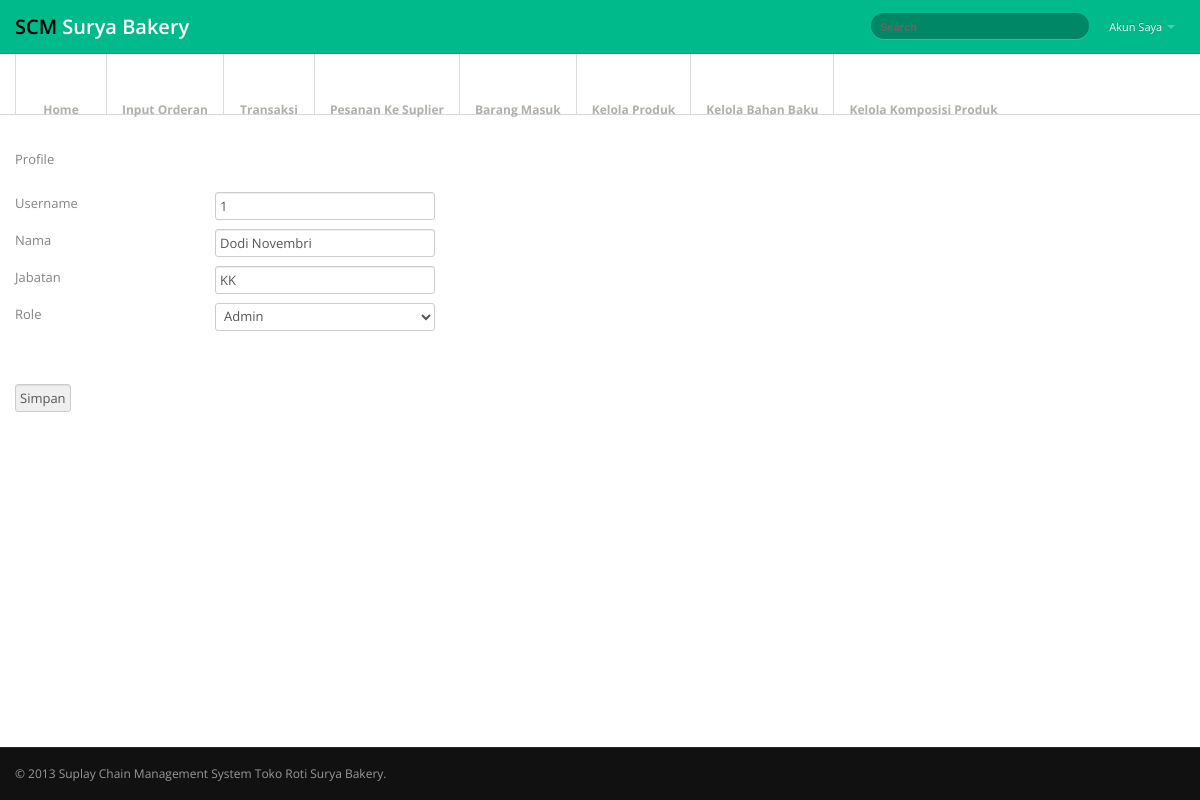
The app's page /admin.php?module=profile (signed in) with its own data.
### tables this page shows
CREATE TABLE `user` (
  `id` int(11) NOT NULL,
  `username` varchar(30) NOT NULL,
  `nama` varchar(50) NOT NULL,
  `jabatan` varchar(50) NOT NULL,
  `password` varchar(200) NOT NULL,
  `role` int(3) NOT NULL
);

CREATE TABLE `role` (
  `id_role` int(11) NOT NULL,
  `role` varchar(50) NOT NULL
);

### module/admin/profile.php (the view, shortened to what this page needs)
<div class="container">
  <div class="row">
    	<?php include 'module/koneksi.php';
    	$username = $_SESSION['username'];
    	$q = mysqli_query($koneksi, "SELECT user.*, role.*, role.role as rol, user.role as rol_user FROM user JOIN role ON user.role = role.id_role WHERE user.username='$username'");
    	while ($r = mysqli_fetch_array($q)) {
    	 	$nama = $r['nama'];
    	 	$jabatan = $r['jabatan'];
    	 	$id_role = $r['rol_user'];
    	 	$role = $r['rol'];
    	 } ?>
      <div class="span12">Profile<br><br></div>
      <form method="post" action="?module=simpan_update_user">
        <div class="span2">Username</div>
        <div class="span10"><input type="text" name="username" value="<?php echo $username; ?>" required><br></div>
        <div class="span2">Nama</div>
        <div class="span10"><input type="text" name="nama" value="<?php echo $nama; ?>" required><br></div>
        <div class="span2">Jabatan</div>
        <div class="span10"><input type="text" name="jabatan" value="<?php echo $jabatan; ?>" required><br></div>
        <div class="span2">Role</div>
        <div class="span10"><select name="role" required>
          <option value="<?php echo $id_role; ?>" ><?php echo $role; ?></option>
          </select><br>   <br><br>
        </div>
        <div class="span12"><input type="submit" value="Simpan"></input></div>
    		</form>
  </div>
</div>

### assets/css/style.css (style rules this page uses)
body { background: #f9f6f1; font: 13px/1.7em 'Open Sans'; }
input, button, select, textarea { font-family: 'Open Sans'; }

### assets/css/signin.css (style rules this page uses)
body { background: url(../../img/body-bg.png); color:#838383; font: 13px/1.7em 'Open Sans'; }

### records on screen
user: nama "Dodi Novembri", jabatan "KK", role "Admin"
